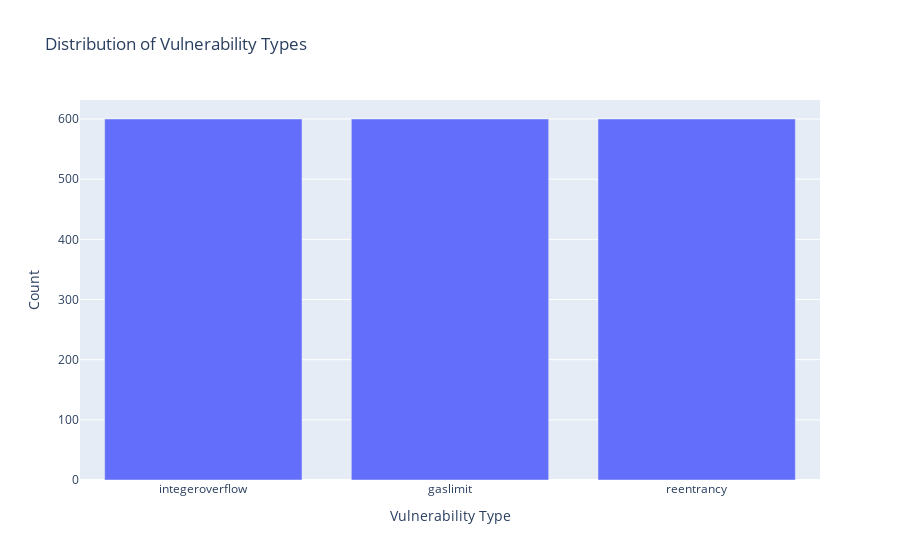

Notebook source saved alongside this figure:
### Code cell
# Create balanced dataset with 199 samples per label
balanced_data = pd.concat([
    data[data['label'] == label].sample(n=600, random_state=42) 
    for label in data['label'].unique()
])

# Shuffle the balanced dataset
data = balanced_data.sample(frac=1, random_state=42).reset_index(drop=True)

label_counts = data['label'].value_counts()
fig = px.bar(x=label_counts.index, y=label_counts.values,
             title='Distribution of Vulnerability Types',
             labels={'x': 'Vulnerability Type', 'y': 'Count'})
fig.show()

### Figure 1 — Plotly figure (JSON) as saved in the notebook; plotly's stock layout.template omitted (floating-point values rounded to 4 significant figures)
{"data": [{"alignmentgroup": "True", "hovertemplate": "Vulnerability Type=%{x}<br>Count=%{y}<extra></extra>", "legendgroup": "", "marker": {"color": "#636efa", "pattern": {"shape": ""}}, "name": "", "offsetgroup": "", "orientation": "v", "showlegend": false, "textposition": "auto", "type": "bar", "x": ["integeroverflow", "gaslimit", "reentrancy"], "xaxis": "x", "y": [600, 600, 600], "yaxis": "y"}], "layout": {"barmode": "relative", "legend": {"tracegroupgap": 0}, "title": {"text": "Distribution of Vulnerability Types"}, "xaxis": {"anchor": "y", "domain": [0, 1], "title": {"text": "Vulnerability Type"}}, "yaxis": {"anchor": "x", "domain": [0, 1], "title": {"text": "Count"}}}}
